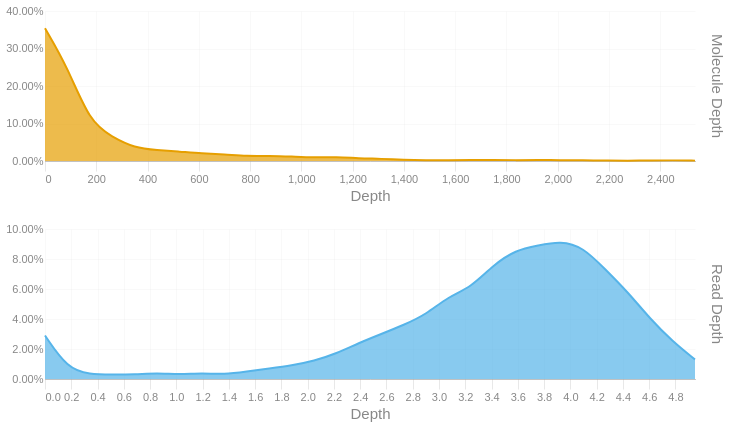

Notebook source saved alongside this figure:
### Code cell
readdep = depth_hist(tb['Read Depth'], q99, 3)
readdep = readdep.with_columns(pl.lit('Read Depth').alias('Metric'))
if not SKIPLR:
    moldep = depth_hist(tb['Molecule Depth'], mol_q99, 1)
    moldep = moldep.with_columns(pl.lit('Molecule Depth').alias('Metric'))
    _hist = pl.concat([readdep, moldep])
    _hist = _hist.filter(pl.col('Proportion') != 0)
    with SafeRender(_hist):
        (
            alt.Chart(_hist)        
            .mark_area(interpolate = "basis")
            .encode(
                x=alt.X('Bin:Q').scale(domainMin=0).axis(alt.Axis(title='Depth')),
                y = alt.Y('Proportion:Q', title = None).axis(format = '.2%'),
                color = alt.Color('Metric:N').legend(None),
                row = alt.Row("Metric:N").header(title = None, labelOrient = 'right'),
                tooltip = [
                    alt.Tooltip("Metric:N", title = "Metric"),
                    alt.Tooltip('Interval:N', title = "Depth Interval"),
                    alt.Tooltip('Proportion:Q', title = "% Alignments").format('.2%')
                ]
            )
            .resolve_scale(x='independent', y='independent')
            .properties(
                height = 150, width = 650,
                usermeta={'embedOptions': {'downloadFileName': f'{samplename}.depth.hist'}}
            )
        ).display()
else:
    readdep = readdep.filter(pl.col('Proportion') != 0)
    with SafeRender(readdep):
        (
            alt.Chart(readdep)        
            .mark_area(interpolate = "basis")
            .encode(
                x=alt.X('Bin:Q').scale(domainMin=0).axis(alt.Axis(title='Depth')),
                y = alt.Y('Proportion:Q', title = None).axis(format = '.2%'),
                tooltip = [
                    alt.Tooltip('Interval:N', title = "Depth Interval"),
                    alt.Tooltip('Proportion:Q', title = "% Alignments").format('.2%')
                ]
            )
            .properties(
                usermeta={'embedOptions': {'downloadFileName': f'{samplename}.depth.hist'}}
            )
        ).display()

### Figure 1 — Vega-Lite specification as saved in the notebook (floating-point values rounded to 4 significant figures)
{"width": 650, "height": 150, "config": {"title": {"anchor": "start", "dy": -15, "fontSize": 18, "color": "#888888", "subtitleColor": "#888888", "subtitleFontSize": 14}, "arc": {"fill": "#0072B2"}, "axis": {"domainColor": "#888888", "domainWidth": 0.5, "gridWidth": 0.2, "grid": false, "titleFontWeight": 400, "titleFontSize": 15, "labelFontSize": 11, "labelColor": "#888888", "tickColor": "#888888", "tickWidth": 0.2, "titleColor": "#888888"}, "axisBand": {"grid": false}, "axisX": {"grid": true, "tickSize": 10, "domainCap": "round"}, "axisY": {"domain": false, "grid": true, "tickSize": 0, "domainCap": "round"}, "background": "transparent", "header": {"labelFontSize": 15, "labelColor": "#888888", "titleFontSize": 15, "titleFontWeight": 600, "titleColor": "#888888"}, "legend": {"labelFont": "sans-serif", "labelFontSize": 12, "labelColor": "#888888", "symbolSize": 100, "symbolType": "circle", "titleFontSize": 12, "titlePadding": 10, "titleColor": "#888888", "title": null}, "range": {"category": ["#E69F00", "#56B4E9", "#009E73", "#F0E442", "#0072B2", "#D55E00", "#CC79A7", "#000000"], "diverging": ["#cfe8f3", "#a2d4ec", "#73bfe2", "#46abdb", "#1696d2", "#12719e"]}, "area": {"fill": "#0072B2", "fillOpacity": 0.7, "line": true, "strokeOpacity": 0.7}, "line": {"color": "#0072B2", "stroke": "#0072B2", "strokeWidth": 2}, "trail": {"color": "#0072B2", "stroke": "#0072B2", "strokeWidth": 0, "size": 1}, "point": {"filled": true, "fillOpacity": 1.0, "size": 95}, "text": {"color": "#888888", "fontSize": 11, "align": "right", "fontWeight": 400, "size": 11}, "bar": {"fill": "#0072B2", "stroke": null}, "view": {"stroke": null, "continuousWidth": 660, "continuousHeight": 400}}, "data": {"name": "data-6ea7ebeac346e88d8e68cb9c58566e9b"}, "mark": {"type": "area", "interpolate": "basis"}, "encoding": {"color": {"field": "Metric", "legend": null, "type": "nominal"}, "row": {"field": "Metric", "header": {"title": null, "labelOrient": "right"}, "type": "nominal"}, "tooltip": [{"field": "Metric", "title": "Metric", "type": "nominal"}, {"field": "Interval", "title": "Depth Interval", "type": "nominal"}, {"field": "Proportion", "format": ".2%", "title": "% Alignments", "type": "quantitative"}], "x": {"axis": {"title": "Depth"}, "field": "Bin", "scale": {"domainMin": 0}, "type": "quantitative"}, "y": {"axis": {"format": ".2%"}, "field": "Proportion", "title": null, "type": "quantitative"}}, "resolve": {"scale": {"x": "independent", "y": "independent"}}, "usermeta": {"embedOptions": {"downloadFileName": "S5_Connecticut_976.depth.hist"}}, "$schema": "https://vega.github.io/schema/vega-lite/v6.1.0.json", "datasets": {"data-6ea7ebeac346e88d8e68cb9c58566e9b": [{"Bin": 0.0, "Interval": "0.0-0.171", "Proportion": 0.029, "Metric": "Read Depth"}, {"Bin": 0.171, "Interval": "0.171-0.341", "Proportion": 0.007, "Metric": "Read Depth"}, {"Bin": 0.341, "Interval": "0.341-0.512", "Proportion": 0.003, "Metric": "Read Depth"}, {"Bin": 0.512, "Interval": "0.512-0.683", "Proportion": 0.003, "Metric": "Read Depth"}, {"Bin": 0.683, "Interval": "0.683-0.853", "Proportion": 0.003, "Metric": "Read Depth"}, {"Bin": 0.853, "Interval": "0.853-1.024", "Proportion": 0.004, "Metric": "Read Depth"}, {"Bin": 1.024, "Interval": "1.024-1.195", "Proportion": 0.003, "Metric": "Read Depth"}, {"Bin": 1.195, "Interval": "1.195-1.365", "Proportion": 0.004, "Metric": "Read Depth"}, {"Bin": 1.365, "Interval": "1.365-1.536", "Proportion": 0.003, "Metric": "Read Depth"}, {"Bin": 1.536, "Interval": "1.536-1.707", "Proportion": 0.005, "Metric": "Read Depth"}, {"Bin": 1.707, "Interval": "1.707-1.877", "Proportion": 0.007, "Metric": "Read Depth"}, {"Bin": 1.877, "Interval": "1.877-2.048", "Proportion": 0.009, "Metric": "Read Depth"}, {"Bin": 2.048, "Interval": "2.048-2.219", "Proportion": 0.012, "Metric": "Read Depth"}, {"Bin": 2.219, "Interval": "2.219-2.389", "Proportion": 0.017, "Metric": "Read Depth"}, {"Bin": 2.389, "Interval": "2.389-2.56", "Proportion": 0.024, "Metric": "Read Depth"}, {"Bin": 2.56, "Interval": "2.56-2.731", "Proportion": 0.03, "Metric": "Read Depth"}, {"Bin": 2.731, "Interval": "2.731-2.901", "Proportion": 0.036, "Metric": "Read Depth"}, {"Bin": 2.901, "Interval": "2.901-3.072", "Proportion": 0.043, "Metric": "Read Depth"}, {"Bin": 3.072, "Interval": "3.072-3.243", "Proportion": 0.055, "Metric": "Read Depth"}, {"Bin": 3.243, "Interval": "3.243-3.413", "Proportion": 0.061, "Metric": "Read Depth"}, {"Bin": 3.413, "Interval": "3.413-3.584", "Proportion": 0.076, "Metric": "Read Depth"}, {"Bin": 3.584, "Interval": "3.584-3.755", "Proportion": 0.086, "Metric": "Read Depth"}, {"Bin": 3.755, "Interval": "3.755-3.925", "Proportion": 0.089, "Metric": "Read Depth"}, {"Bin": 3.925, "Interval": "3.925-4.096", "Proportion": 0.092, "Metric": "Read Depth"}, {"Bin": 4.096, "Interval": "4.096-4.267", "Proportion": 0.088, "Metric": "Read Depth"}, {"Bin": 4.267, "Interval": "4.267-4.437", "Proportion": 0.073, "Metric": "Read Depth"}, {"Bin": 4.437, "Interval": "4.437-4.608", "Proportion": 0.058, "Metric": "Read Depth"}, {"Bin": 4.608, "Interval": "4.608-4.779", "Proportion": 0.04, "Metric": "Read Depth"}, {"Bin": 4.779, "Interval": "4.779-4.949", "Proportion": 0.025, "Metric": "Read Depth"}, {"Bin": 4.949, "Interval": "4.949-5.12", "Proportion": 0.013, "Metric": "Read Depth"}, {"Bin": 0.0, "Interval": "0.0-87.4", "Proportion": 0.354, "Metric": "Molecule Depth"}, {"Bin": 87.4, "Interval": "87.4-174.9", "Proportion": 0.251, "Metric": "Molecule Depth"}, {"Bin": 174.9, "Interval": "174.9-262.3", "Proportion": 0.104, "Metric": "Molecule Depth"}, {"Bin": 262.3, "Interval": "262.3-349.7", "Proportion": 0.064, "Metric": "Molecule Depth"}, {"Bin": 349.7, "Interval": "349.7-437.1", "Proportion": 0.035, "Metric": "Molecule Depth"}, {"Bin": 437.1, "Interval": "437.1-524.6", "Proportion": 0.029, "Metric": "Molecule Depth"}, {"Bin": 524.6, "Interval": "524.6-612.0", "Proportion": 0.025, "Metric": "Molecule Depth"}, {"Bin": 612.0, "Interval": "612.0-699.4", "Proportion": 0.02, "Metric": "Molecule Depth"}, {"Bin": 699.4, "Interval": "699.4-786.9", "Proportion": 0.018, "Metric": "Molecule Depth"}, {"Bin": 786.9, "Interval": "786.9-874.3", "Proportion": 0.013, "Metric": "Molecule Depth"}, {"Bin": 874.3, "Interval": "874.3-961.7", "Proportion": 0.014, "Metric": "Molecule Depth"}, {"Bin": 961.7, "Interval": "961.7-1049.1", "Proportion": 0.012, "Metric": "Molecule Depth"}, {"Bin": 1049.0, "Interval": "1049.1-1136.6", "Proportion": 0.009, "Metric": "Molecule Depth"}, {"Bin": 1137.0, "Interval": "1136.6-1224.0", "Proportion": 0.011, "Metric": "Molecule Depth"}, {"Bin": 1224.0, "Interval": "1224.0-1311.4", "Proportion": 0.007, "Metric": "Molecule Depth"}, {"Bin": 1311.0, "Interval": "1311.4-1398.9", "Proportion": 0.006, "Metric": "Molecule Depth"}, {"Bin": 1399.0, "Interval": "1398.9-1486.3", "Proportion": 0.003, "Metric": "Molecule Depth"}, {"Bin": 1486.0, "Interval": "1486.3-1573.7", "Proportion": 0.002, "Metric": "Molecule Depth"}, {"Bin": 1574.0, "Interval": "1573.7-1661.1", "Proportion": 0.002, "Metric": "Molecule Depth"}, {"Bin": 1661.0, "Interval": "1661.1-1748.6", "Proportion": 0.003, "Metric": "Molecule Depth"}, {"Bin": 1749.0, "Interval": "1748.6-1836.0", "Proportion": 0.003, "Metric": "Molecule Depth"}, {"Bin": 1836.0, "Interval": "1836.0-1923.4", "Proportion": 0.002, "Metric": "Molecule Depth"}, {"Bin": 1923.0, "Interval": "1923.4-2010.9", "Proportion": 0.003, "Metric": "Molecule Depth"}, {"Bin": 2011.0, "Interval": "2010.9-2098.3", "Proportion": 0.002, "Metric": "Molecule Depth"}, {"Bin": 2098.0, "Interval": "2098.3-2185.7", "Proportion": 0.002, "Metric": "Molecule Depth"}, {"Bin": 2186.0, "Interval": "2185.7-2273.1", "Proportion": 0.001, "Metric": "Molecule Depth"}, {"Bin": 2273.0, "Interval": "2273.1-2360.6", "Proportion": 0.001, "Metric": "Molecule Depth"}, {"Bin": 2361.0, "Interval": "2360.6-2448.0", "Proportion": 0.001, "Metric": "Molecule Depth"}, {"Bin": 2448.0, "Interval": "2448.0-2535.4", "Proportion": 0.002, "Metric": "Molecule Depth"}, {"Bin": 2535.0, "Interval": "2535.4-2622.86", "Proportion": 0.001, "Metric": "Molecule Depth"}]}}
